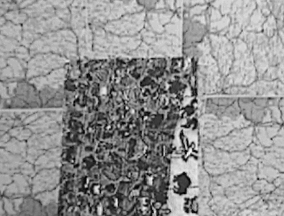
%> input picture Assignments/Jan-May 2016/MachineLearningForComputerVision/Assignment3/src/SimpleDepth/map0.pgm, 284 x 216 px
$ octave simple_depth.m   (GNU Octave 9; MATLAB toolbox functions it lacks are replaced by stand-ins)
%> lines starting %> are read from the running program, lines starting %| are printed output that depends on the picture
### Assignments/Jan-May 2016/MachineLearningForComputerVision/Assignment3/src/SimpleDepth/getDataCost.m
function [Dc_L1, Dc_L2] = getDataCost(im0, im1, d_list, patchSize);

    k = length(d_list);
    [nrows, ncols, channels] = size(im0);
    % Initialize data cost matrix
    Dc_L1 = ones(nrows,ncols,k);
    Dc_L2 = ones(nrows,ncols,k);

    parfor rowIndex = 1:nrows
        rowL1error = zeros(ncols, length(d_list));
        rowL2error = zeros(ncols, length(d_list));
        for columnIndex = 1:ncols
                % retrieve source patch
                sourcePatch = getNeighborhood(im0, rowIndex, columnIndex, patchSize);

            for depth = 1:length(d_list)

                if(columnIndex <= ncols)
                    % retrieve target patch
                    targetPatch = getNeighborhood(im1, rowIndex, columnIndex + depth - 1, patchSize);
                    difference = sourcePatch - targetPatch;

                    % determine L1 difference
                    rowL1error(columnIndex, depth) = mean(abs(difference(:)));

                    % determine L2 difference
                    L2difference = difference .* difference;
                    rowL2error(columnIndex, depth) = mean(L2difference(:));
                else
                    %assign 1
                    rowL1error(columnIndex, depth) = 1;
                    rowL2error(columnIndex, depth) = 1;
                end
            end
        end
        Dc_L1(rowIndex, :) = rowL1error(:);
        Dc_L2(rowIndex, :) = rowL2error(:);
    end
end

### Assignments/Jan-May 2016/MachineLearningForComputerVision/Assignment3/src/SimpleDepth/simple_depth.m
clc;
clear;
close all;
REPORTPICSFOLDER = '../report/pics/';
IMAGENAME = {'map', 'pgm'};

% Read stereo images
im0 = double(imread(strcat(IMAGENAME{1}, '0.', IMAGENAME{2}))) / 255;
%> im0: size 216x284 double; min 0.00784, max 0.984, mean 0.572
im1 = double(imread(strcat(IMAGENAME{1}, '1.', IMAGENAME{2}))) / 255;
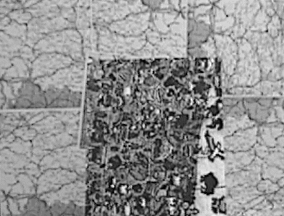
%> input picture Assignments/Jan-May 2016/MachineLearningForComputerVision/Assignment3/src/SimpleDepth/map1.pgm, 284 x 216 px
%> im1: size 216x284 double; min 0.0118, max 1, mean 0.566

sz = size(im0);
%> sz = [216 284]
nrows = sz(1);
%> nrows = 216
ncols = sz(2);
%> ncols = 284

% Read ground truth depth map for im
dm = double(imread('disp0.pgm'));
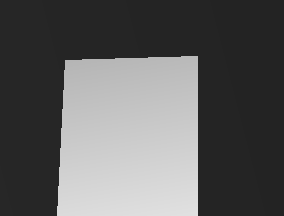
%> input picture Assignments/Jan-May 2016/MachineLearningForComputerVision/Assignment3/src/SimpleDepth/disp0.pgm, 284 x 216 px
%> dm: size 216x284 double; min 35, max 225, mean 95.1; mean of the top-left, top-right, bottom-left and bottom-right quarters 75.2, 64.5, 136.2, 104.5
%> the run ends on the next line

% Number of depth levels
k = 31;

% Pixel translations for the depth levels
d_list = linspace(0,30,k);

% =========================================================================
% Half patch size  (Patch size P = 2B+1)
patchSizes = [1, 3, 5, 11, 21];
B = 1; % vary the patch size here for example 3X3 patch size, set B=1 and for 5X5 patch size, set B=2, etc.
% =========================================================================

L1errorHistory = [];
L2errorHistory = [];

% =========================================================================
% Write code to form the data cost matrix Dc where Dc(i,j,index(d)) is the
% error between the patch at (i,j) in im0 and the patch at
% (i,j+d) in im1 (i = ith row, j = jth column) where d belongs to d_list.
%
% Error can be l1-error (mean absolute error) i.e. mean(abs(x-y))
% or
% squared-l2-error (mean square error) i.e. mean((x-y).^2)
%
% Note: If the patch in im1 goes outside the image coordinates, assign a
% cost of 1 (which is the maximum).
% Return two matrices Dc_L1 and Dc_L2 here.
% =========================================================================
for patchSize = patchSizes
    [Dc_L1, Dc_L2] = getDataCost(im0, im1, d_list, patchSize);
